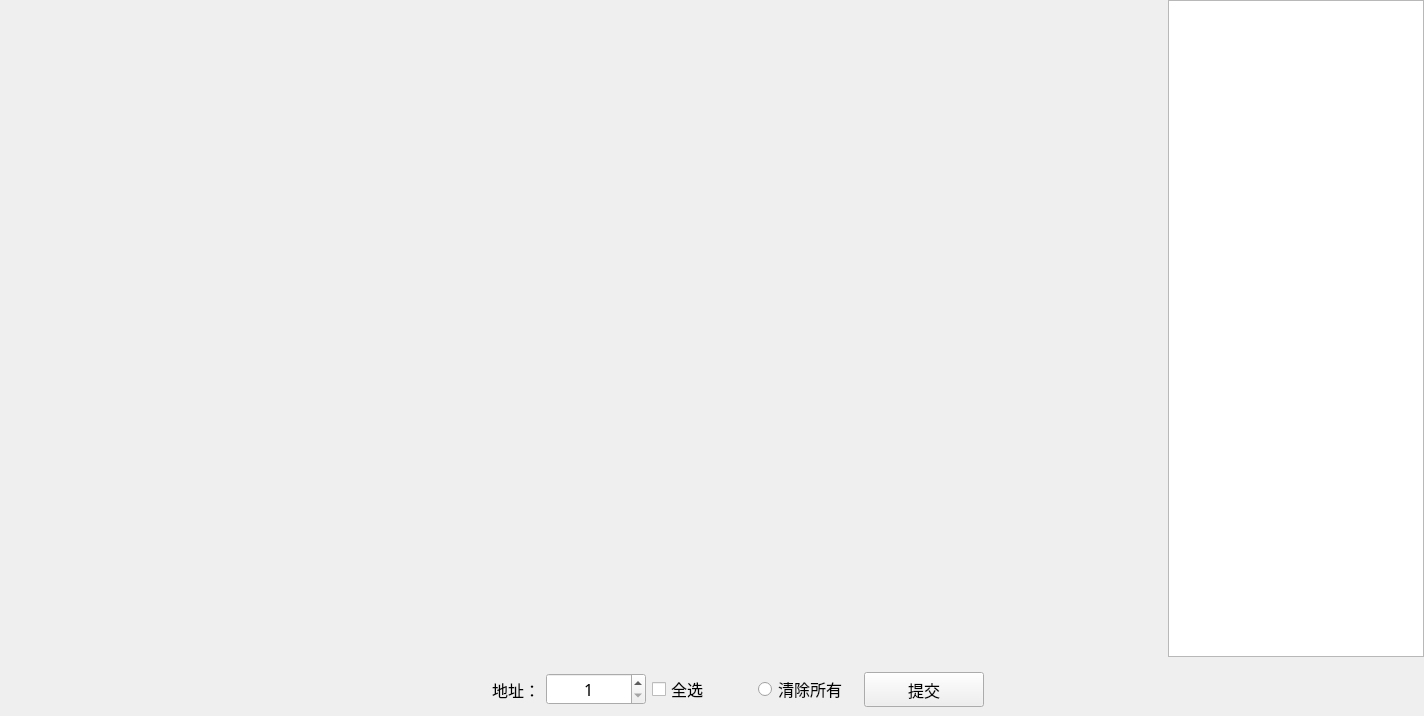
<?xml version="1.0" encoding="UTF-8"?>
<ui version="4.0">
 <class>ZSet_OutputEleWid</class>
 <widget class="QWidget" name="ZSet_OutputEleWid">
  <property name="geometry">
   <rect>
    <x>0</x>
    <y>0</y>
    <width>1424</width>
    <height>716</height>
   </rect>
  </property>
  <property name="windowTitle">
   <string>Form</string>
  </property>
  <layout class="QGridLayout" name="gridLayout_2">
   <property name="leftMargin">
    <number>0</number>
   </property>
   <property name="topMargin">
    <number>0</number>
   </property>
   <property name="rightMargin">
    <number>0</number>
   </property>
   <property name="bottomMargin">
    <number>0</number>
   </property>
   <item row="0" column="0">
    <layout class="QHBoxLayout" name="horizontalLayout">
     <item>
      <widget class="QWidget" name="widget" native="true">
       <property name="sizePolicy">
        <sizepolicy hsizetype="Preferred" vsizetype="Preferred">
         <horstretch>200</horstretch>
         <verstretch>0</verstretch>
        </sizepolicy>
       </property>
       <property name="minimumSize">
        <size>
         <width>800</width>
         <height>400</height>
        </size>
       </property>
       <layout class="QGridLayout" name="gridLayout">
        <item row="5" column="1">
         <widget class="QWidget" name="widget_17" native="true">
          <property name="styleSheet">
           <string notr="true"/>
          </property>
         </widget>
        </item>
        <item row="5" column="2">
         <widget class="QWidget" name="widget_18" native="true">
          <property name="styleSheet">
           <string notr="true"/>
          </property>
         </widget>
        </item>
        <item row="3" column="2">
         <widget class="QWidget" name="widget_12" native="true">
          <property name="styleSheet">
           <string notr="true"/>
          </property>
         </widget>
        </item>
        <item row="3" column="1">
         <widget class="QWidget" name="widget_11" native="true">
          <property name="styleSheet">
           <string notr="true"/>
          </property>
         </widget>
        </item>
        <item row="4" column="1">
         <widget class="QWidget" name="widget_14" native="true">
          <property name="styleSheet">
           <string notr="true"/>
          </property>
         </widget>
        </item>
        <item row="4" column="0">
         <widget class="QWidget" name="widget_13" native="true">
          <property name="styleSheet">
           <string notr="true"/>
          </property>
         </widget>
        </item>
        <item row="4" column="2">
         <widget class="QWidget" name="widget_15" native="true">
          <property name="styleSheet">
           <string notr="true"/>
          </property>
         </widget>
        </item>
        <item row="8" column="2">
         <widget class="QWidget" name="widget_24" native="true">
          <property name="styleSheet">
           <string notr="true"/>
          </property>
         </widget>
        </item>
        <item row="3" column="0">
         <widget class="QWidget" name="widget_10" native="true">
          <property name="styleSheet">
           <string notr="true"/>
          </property>
         </widget>
        </item>
        <item row="2" column="2">
         <widget class="QWidget" name="widget_9" native="true">
          <property name="styleSheet">
           <string notr="true"/>
          </property>
         </widget>
        </item>
        <item row="2" column="1">
         <widget class="QWidget" name="widget_8" native="true">
          <property name="styleSheet">
           <string notr="true"/>
          </property>
         </widget>
        </item>
        <item row="1" column="0">
         <widget class="QWidget" name="widget_4" native="true">
          <property name="styleSheet">
           <string notr="true"/>
          </property>
         </widget>
        </item>
        <item row="0" column="0">
         <widget class="QWidget" name="widget_1" native="true">
          <property name="styleSheet">
           <string notr="true"/>
          </property>
         </widget>
        </item>
        <item row="1" column="2">
         <widget class="QWidget" name="widget_6" native="true">
          <property name="styleSheet">
           <string notr="true"/>
          </property>
         </widget>
        </item>
        <item row="0" column="1">
         <widget class="QWidget" name="widget_2" native="true">
          <property name="styleSheet">
           <string notr="true"/>
          </property>
         </widget>
        </item>
        <item row="2" column="0">
         <widget class="QWidget" name="widget_7" native="true">
          <property name="styleSheet">
           <string notr="true"/>
          </property>
         </widget>
        </item>
        <item row="1" column="1">
         <widget class="QWidget" name="widget_5" native="true">
          <property name="styleSheet">
           <string notr="true"/>
          </property>
         </widget>
        </item>
        <item row="0" column="2">
         <widget class="QWidget" name="widget_3" native="true">
          <property name="styleSheet">
           <string notr="true"/>
          </property>
         </widget>
        </item>
        <item row="6" column="2">
         <widget class="QWidget" name="widget_21" native="true">
          <property name="styleSheet">
           <string notr="true"/>
          </property>
         </widget>
        </item>
        <item row="5" column="0">
         <widget class="QWidget" name="widget_16" native="true">
          <property name="styleSheet">
           <string notr="true"/>
          </property>
         </widget>
        </item>
        <item row="8" column="0">
         <widget class="QWidget" name="widget_22" native="true">
          <property name="styleSheet">
           <string notr="true"/>
          </property>
         </widget>
        </item>
        <item row="8" column="1">
         <widget class="QWidget" name="widget_23" native="true">
          <property name="styleSheet">
           <string notr="true"/>
          </property>
         </widget>
        </item>
        <item row="6" column="0">
         <widget class="QWidget" name="widget_19" native="true">
          <property name="styleSheet">
           <string notr="true"/>
          </property>
         </widget>
        </item>
        <item row="6" column="1">
         <widget class="QWidget" name="widget_20" native="true">
          <property name="styleSheet">
           <string notr="true"/>
          </property>
         </widget>
        </item>
       </layout>
      </widget>
     </item>
     <item>
      <widget class="QTextEdit" name="textEdit">
       <property name="sizePolicy">
        <sizepolicy hsizetype="Expanding" vsizetype="Expanding">
         <horstretch>0</horstretch>
         <verstretch>0</verstretch>
        </sizepolicy>
       </property>
       <property name="minimumSize">
        <size>
         <width>200</width>
         <height>400</height>
        </size>
       </property>
       <property name="maximumSize">
        <size>
         <width>16777215</width>
         <height>16777215</height>
        </size>
       </property>
       <property name="font">
        <font>
         <family>微软雅黑</family>
         <pointsize>12</pointsize>
        </font>
       </property>
      </widget>
     </item>
    </layout>
   </item>
   <item row="1" column="0">
    <widget class="QWidget" name="widget_25" native="true">
     <layout class="QHBoxLayout" name="horizontalLayout_2">
      <item>
       <spacer name="horizontalSpacer">
        <property name="orientation">
         <enum>Qt::Horizontal</enum>
        </property>
        <property name="sizeHint" stdset="0">
         <size>
          <width>40</width>
          <height>20</height>
         </size>
        </property>
       </spacer>
      </item>
      <item>
       <widget class="QLabel" name="label">
        <property name="minimumSize">
         <size>
          <width>100</width>
          <height>30</height>
         </size>
        </property>
        <property name="font">
         <font>
          <family>微软雅黑</family>
          <pointsize>12</pointsize>
         </font>
        </property>
        <property name="text">
         <string>地址：</string>
        </property>
        <property name="alignment">
         <set>Qt::AlignRight|Qt::AlignTrailing|Qt::AlignVCenter</set>
        </property>
       </widget>
      </item>
      <item>
       <widget class="QSpinBox" name="spinBox">
        <property name="minimumSize">
         <size>
          <width>100</width>
          <height>30</height>
         </size>
        </property>
        <property name="font">
         <font>
          <family>微软雅黑</family>
          <pointsize>12</pointsize>
         </font>
        </property>
        <property name="alignment">
         <set>Qt::AlignCenter</set>
        </property>
        <property name="minimum">
         <number>1</number>
        </property>
       </widget>
      </item>
      <item>
       <widget class="QCheckBox" name="checkBox">
        <property name="minimumSize">
         <size>
          <width>100</width>
          <height>30</height>
         </size>
        </property>
        <property name="font">
         <font>
          <family>微软雅黑</family>
          <pointsize>12</pointsize>
         </font>
        </property>
        <property name="text">
         <string>全选</string>
        </property>
       </widget>
      </item>
      <item>
       <widget class="QRadioButton" name="cleanRadio">
        <property name="minimumSize">
         <size>
          <width>100</width>
          <height>30</height>
         </size>
        </property>
        <property name="font">
         <font>
          <family>微软雅黑</family>
          <pointsize>12</pointsize>
         </font>
        </property>
        <property name="text">
         <string>清除所有</string>
        </property>
       </widget>
      </item>
      <item>
       <widget class="QPushButton" name="pushButton">
        <property name="minimumSize">
         <size>
          <width>120</width>
          <height>35</height>
         </size>
        </property>
        <property name="font">
         <font>
          <family>微软雅黑</family>
          <pointsize>12</pointsize>
         </font>
        </property>
        <property name="text">
         <string>提交</string>
        </property>
       </widget>
      </item>
      <item>
       <spacer name="horizontalSpacer_2">
        <property name="orientation">
         <enum>Qt::Horizontal</enum>
        </property>
        <property name="sizeHint" stdset="0">
         <size>
          <width>40</width>
          <height>20</height>
         </size>
        </property>
       </spacer>
      </item>
     </layout>
    </widget>
   </item>
  </layout>
 </widget>
 <resources/>
 <connections/>
</ui>
